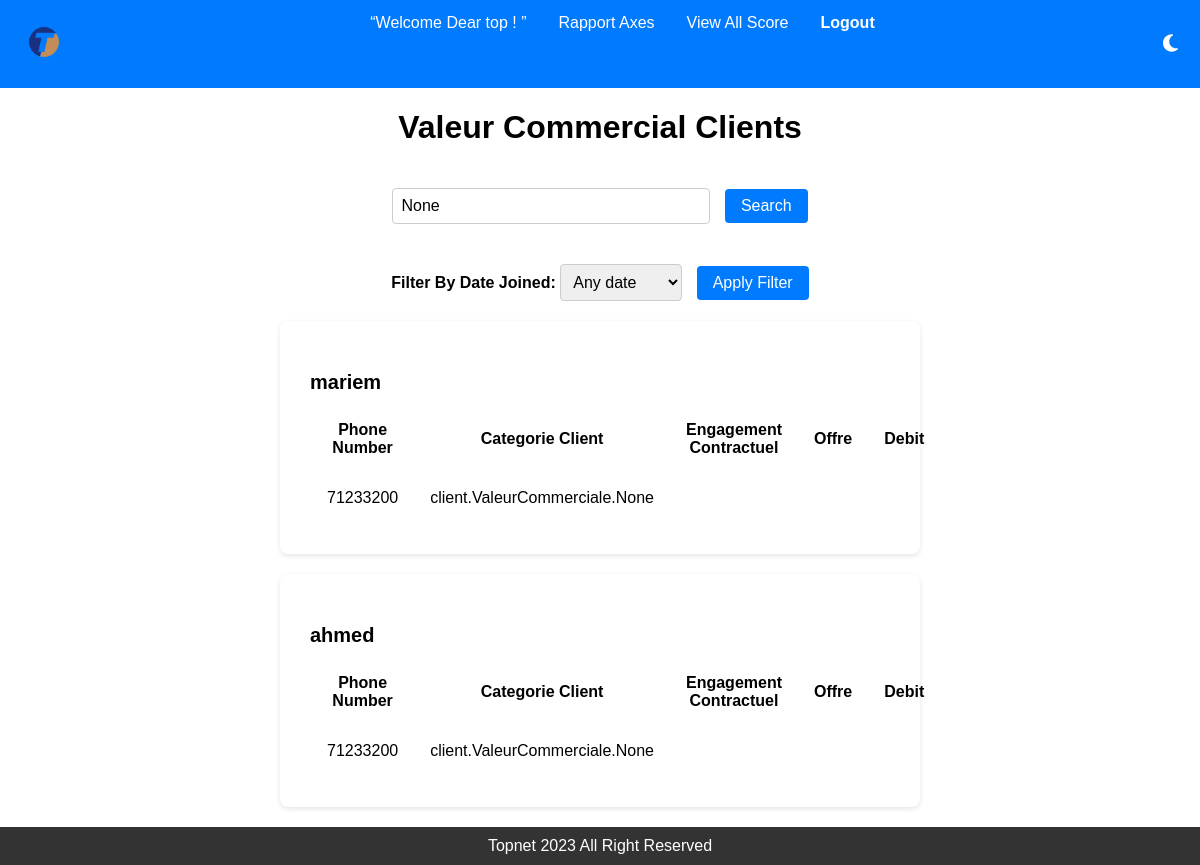
/user/view_tables/ (signed in), run on the app's committed database.
### client/models.py (models this page shows, shortened)
class Client(AbstractUser):
    phone_regex = RegexValidator(
        regex=r'^\d{8}$',
        message="Le numéro de téléphone doit être au format  71000000."
    )
    phone_number = models.CharField(validators=[phone_regex], max_length=17)
    CIN = models.CharField("CIN", max_length=250, validators=[RegexValidator(regex='^[0-9]{8}$', message="Numbers Only!")])

### client/views.py (the view)
# urls.py: path('view_tables/', view_tables, name='view_tables'),
@login_required
def view_tables(request):
    clients_with_valeur_commerciale = Client.objects.filter(valeur_commerciale__isnull=False)
    clients_with_valeur_commerciale = clients_with_valeur_commerciale.exclude(is_superuser=True)
    search_query = request.GET.get('search')
    if search_query:
        clients_with_valeur_commerciale = clients_with_valeur_commerciale.filter(username__icontains=search_query)
    filter_option = request.GET.get('filter', 'all')
    if filter_option == 'today':
        clients_with_valeur_commerciale = clients_with_valeur_commerciale.filter(date_joined__date=timezone.now().date())
    elif filter_option == 'past7days':
        past_week = timezone.now() - timezone.timedelta(days=7)
        clients_with_valeur_commerciale = clients_with_valeur_commerciale.filter(date_joined__gte=past_week)
    elif filter_option == 'thismonth':
        clients_with_valeur_commerciale = clients_with_valeur_commerciale.filter(date_joined__year=timezone.now().year, date_joined__month=timezone.now().month)
    elif filter_option == 'thisyear':
        clients_with_valeur_commerciale = clients_with_valeur_commerciale.filter(date_joined__year=timezone.now().year)
    paginator = Paginator(clients_with_valeur_commerciale, 2)
    page_number = request.GET.get('page')
    clients = paginator.get_page(page_number)
    print("Filter Option:", filter_option)
    print("Clients:", clients)
    return render(request, 'client/view_tables.html', {'clients': clients, 'search_query': search_query, 'filter_option': filter_option})

### score_app/templates/client/view_tables.html (shortened to what this page needs)
{% extends 'base.html' %}
{% load static %}
{% block content %}
{% if user.is_authenticated %}
    <h1>Valeur Commercial Clients</h1>
{% endif %}
<div class="search-container">
    <form method="GET">
        <input type="text" name="search" value="{{ search_query }}" placeholder="Search by Client Username...">
        <button type="submit">Search</button>
    </form>
</div>
<div class="filter-container">
    <form method="GET">
        <label for="filter">Filter By Date Joined:</label>
        <select name="filter" id="filter">
            <option value="all" {% if filter_option == 'all' %}selected{% endif %}>Any date</option>
        </select>
        <button type="submit">Apply Filter</button>
    </form>
</div>
{% if clients %}
    <div class="table-responsive">
        <div class="client-box-container">
            {% for client in clients %}
                {% if client.username != "top" %}
                    <div class="client-box">
                        <h3>{{ client.username }}</h3>
                        <table class="table table-striped table-bordered">
                            <thead>
                            <tr>
                                <th class="px-4">Phone Number</th>
                                <th class="px-4">Categorie Client</th>
                                <th class="px-4">Engagement Contractuel</th>
                                <th class="px-4">Offre</th>
                                <th class="px-4">Debit</th>
                            </tr>
                            </thead>
                            <tbody>
                            <tr>
                                <td class="px-4">{{ client.phone_number }}</td>
                                <td class="px-4">
                                    {% if client %}
                                        {{ client.valeur_commerciale }}
                                    {% else %}
                                        N/A
                                    {% endif %}
                                </td>
                                <td class="px-4">
                                </td>
                                <td class="px-4">
                                </td>
                                <td class="px-4">
                                </td>
                            </tr>
                            </tbody>
                        </table>
                    </div>
                {% endif %}
            {% endfor %}
        </div>
    </div>
{% else %}
    <p>No clients available.</p>
{% endif %}
{% endblock %}

### score_app/templates/base.html (shortened to what this page needs)
<!DOCTYPE html>
<html>
<head>
    <link rel="stylesheet" href="https://cdnjs.cloudflare.com/ajax/libs/font-awesome/6.0.0-beta3/css/all.min.css">
</head>
{% load static %}
<body>
    <div class="navbar">
        <div class="navbar-logo">
            <a href="/user/view_all_score/">
            <img src="{% static "unnamed.png" %}" alt="Logo">
        </a>
        </div>
        <div class="toggle-links">
            {% if not user.is_authenticated %}
                <a href="/user/login/" data-link="home">Login</a>
                {% comment %} <a href="/client/register/" data-link="register">Register</a> {% endcomment %}
            {% else %}
                <q>Welcome Dear {{user.username}} ! </q>
                <a href="/user/view_axes/" data-link="view_axes">Rapport Axes</a>
                <a href="/user/view_all_score/" data-link="view_all_score">View All Score</a>
            {% endif %}
            {% if user.is_authenticated %}
            <a class="logout-button" href="{% url 'logout' %}">Logout</a>
            {% endif %}
        </div>
        <button class="theme-button" onclick="toggleTheme()">
            <i class="fas fa-moon" id="moonIcon"></i>
        </button>
    </div>
    {% block content %} {% endblock %}
    <div class="footer">
        Topnet 2023 All Right Reserved
    </div>
</body>
</html>

### score_app/templates/base.html (style rules this page uses)
body { font-family: Arial, sans-serif; margin: 0; padding: 0; display: flex; flex-direction: column; min-height: 100vh; }
h1 { text-align: center; }
form { margin-top: 20px; }
label { font-weight: bold; }
.navbar { background-color: #007bff; overflow: hidden; display: flex; justify-content: space-between; }
.navbar a { float: left; display: block; color: white; text-align: center; padding: 14px 16px; text-decoration: none; }
.navbar q { float: left; display: block; color: white; text-align: center; padding: 14px 16px; text-decoration: none; }
.navbar-logo { float: left; padding: 8px; }
.navbar-logo img { height: 40px; }
.footer { text-align: center; margin-top: auto; padding: 10px 0; background-color: #333; color: white; flex-shrink: 0; }
.logout-button { display: inline-block; padding: 10px 20px; background-color: #007bff; color: #fff; text-decoration: none; border-radius: 5px; font-weight: bold; transition: background-color 0.3s; }
.theme-button { background-color: transparent; border: none; cursor: pointer; font-size: 20px; color: white; margin-right: 16px; }
.navbar-logo a { text-decoration: none; color: inherit; }

### score_app/templates/client/view_tables.html (style rules this page uses)
.client-box-container { display: flex; flex-wrap: wrap; gap: 20px; justify-content: center; align-items: center; }
.client-box { width: calc(50% - 20px); background-color: var(--client-box-bg-color, #fff); padding: 30px; border-radius: 8px; box-shadow: 0 2px 5px rgba(0, 0, 0, 0.1); }
.client-box h3 { margin-bottom: 10px; font-size: 20px; color: var(--font-color); }
.client-box table { width: 100%; }
.client-box th, .client-box td { padding: 15px; }
.search-container { text-align: center; margin-bottom: 20px; }
.search-container input[type="text"] { padding: 8px; border: 1px solid #ccc; border-radius: 4px; width: 300px; font-size: 16px; }
.search-container button { background-color: #007bff; color: white; padding: 8px 16px; border: none; border-radius: 4px; cursor: pointer; font-size: 16px; margin-left: 10px; }
.filter-container { text-align: center; margin-bottom: 20px; }
.filter-container select { padding: 8px; border: 1px solid #ccc; border-radius: 4px; font-size: 16px; }
.filter-container button { background-color: #007bff; color: white; padding: 8px 16px; border: none; border-radius: 4px; cursor: pointer; font-size: 16px; margin-left: 10px; }

### data on the page
Client: username "top"
Client: username "mariem", phone_number "71233200", valeur_commerciale "client.ValeurCommerciale.None"
Client: username "ahmed", phone_number "71233200", valeur_commerciale "client.ValeurCommerciale.None"
